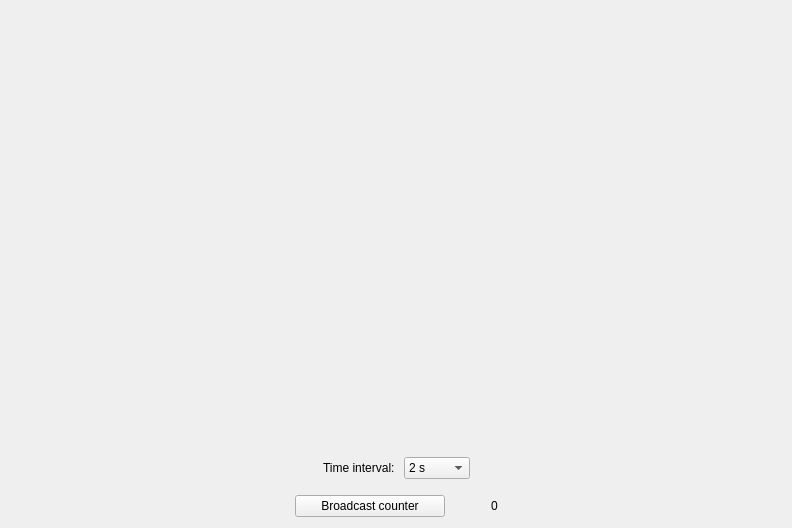
<?xml version="1.0" encoding="UTF-8"?>
<ui version="4.0">
 <class>MainWindow</class>
 <widget class="QMainWindow" name="MainWindow">
  <property name="geometry">
   <rect>
    <x>0</x>
    <y>0</y>
    <width>792</width>
    <height>528</height>
   </rect>
  </property>
  <property name="windowTitle">
   <string>Codesys Network Variable plotter</string>
  </property>
  <widget class="QWidget" name="centralWidget">
   <layout class="QVBoxLayout" name="verticalLayout">
    <item>
     <layout class="QHBoxLayout" name="horizontalLayout">
      <item>
       <widget class="QCustomPlot" name="plotter" native="true">
        <property name="sizePolicy">
         <sizepolicy hsizetype="Expanding" vsizetype="Expanding">
          <horstretch>0</horstretch>
          <verstretch>0</verstretch>
         </sizepolicy>
        </property>
       </widget>
      </item>
     </layout>
    </item>
    <item>
     <layout class="QHBoxLayout" name="horizontalLayout_2">
      <item>
       <spacer name="horizontalSpacer">
        <property name="orientation">
         <enum>Qt::Horizontal</enum>
        </property>
        <property name="sizeHint" stdset="0">
         <size>
          <width>40</width>
          <height>20</height>
         </size>
        </property>
       </spacer>
      </item>
      <item>
       <widget class="QLabel" name="label">
        <property name="text">
         <string>Time interval: </string>
        </property>
       </widget>
      </item>
      <item>
       <widget class="QComboBox" name="comboBox_timeinterval">
        <item>
         <property name="text">
          <string>2 s</string>
         </property>
        </item>
        <item>
         <property name="text">
          <string>5 s</string>
         </property>
        </item>
        <item>
         <property name="text">
          <string>15 s</string>
         </property>
        </item>
        <item>
         <property name="text">
          <string>1 min</string>
         </property>
        </item>
        <item>
         <property name="text">
          <string>5 min</string>
         </property>
        </item>
        <item>
         <property name="text">
          <string>15 min</string>
         </property>
        </item>
        <item>
         <property name="text">
          <string>60 min</string>
         </property>
        </item>
       </widget>
      </item>
      <item>
       <spacer name="horizontalSpacer_2">
        <property name="orientation">
         <enum>Qt::Horizontal</enum>
        </property>
        <property name="sizeHint" stdset="0">
         <size>
          <width>40</width>
          <height>20</height>
         </size>
        </property>
       </spacer>
      </item>
     </layout>
    </item>
    <item>
     <layout class="QHBoxLayout" name="horizontalLayout_3">
      <property name="topMargin">
       <number>10</number>
      </property>
      <item>
       <spacer name="horizontalSpacer_3">
        <property name="orientation">
         <enum>Qt::Horizontal</enum>
        </property>
        <property name="sizeHint" stdset="0">
         <size>
          <width>40</width>
          <height>20</height>
         </size>
        </property>
       </spacer>
      </item>
      <item>
       <widget class="QPushButton" name="pushButton_counter">
        <property name="minimumSize">
         <size>
          <width>150</width>
          <height>0</height>
         </size>
        </property>
        <property name="maximumSize">
         <size>
          <width>150</width>
          <height>16777215</height>
         </size>
        </property>
        <property name="text">
         <string>Broadcast counter</string>
        </property>
       </widget>
      </item>
      <item>
       <spacer name="horizontalSpacer_5">
        <property name="orientation">
         <enum>Qt::Horizontal</enum>
        </property>
        <property name="sizeType">
         <enum>QSizePolicy::Preferred</enum>
        </property>
        <property name="sizeHint" stdset="0">
         <size>
          <width>40</width>
          <height>20</height>
         </size>
        </property>
       </spacer>
      </item>
      <item>
       <widget class="QLabel" name="label_counter">
        <property name="text">
         <string>0</string>
        </property>
       </widget>
      </item>
      <item>
       <spacer name="horizontalSpacer_4">
        <property name="orientation">
         <enum>Qt::Horizontal</enum>
        </property>
        <property name="sizeHint" stdset="0">
         <size>
          <width>40</width>
          <height>20</height>
         </size>
        </property>
       </spacer>
      </item>
     </layout>
    </item>
   </layout>
  </widget>
 </widget>
 <layoutdefault spacing="6" margin="11"/>
 <customwidgets>
  <customwidget>
   <class>QCustomPlot</class>
   <extends>QWidget</extends>
   <header>qcustomplot.h</header>
   <container>1</container>
  </customwidget>
 </customwidgets>
 <resources/>
 <connections/>
</ui>
